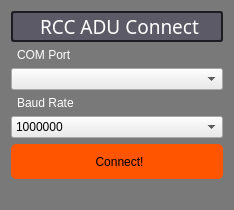
<?xml version="1.0" encoding="UTF-8"?>
<ui version="4.0">
 <class>RCC_startup</class>
 <widget class="QWidget" name="RCC_startup">
  <property name="geometry">
   <rect>
    <x>0</x>
    <y>0</y>
    <width>234</width>
    <height>210</height>
   </rect>
  </property>
  <property name="sizePolicy">
   <sizepolicy hsizetype="Fixed" vsizetype="Fixed">
    <horstretch>0</horstretch>
    <verstretch>0</verstretch>
   </sizepolicy>
  </property>
  <property name="minimumSize">
   <size>
    <width>234</width>
    <height>210</height>
   </size>
  </property>
  <property name="maximumSize">
   <size>
    <width>234</width>
    <height>210</height>
   </size>
  </property>
  <property name="windowTitle">
   <string>Form</string>
  </property>
  <property name="styleSheet">
   <string notr="true">background-color: rgb(121, 121, 121);</string>
  </property>
  <layout class="QFormLayout" name="formLayout">
   <item row="0" column="0" colspan="2">
    <widget class="QLabel" name="Title">
     <property name="font">
      <font>
       <family>Arial Black</family>
       <pointsize>14</pointsize>
       <weight>10</weight>
       <italic>false</italic>
       <bold>false</bold>
      </font>
     </property>
     <property name="styleSheet">
      <string notr="true">font: 87 14pt &quot;Arial Black&quot;;
background-color: rgba(86, 81, 100, 200);
color: rgb(255, 255, 255);
border-radius: 3px;
border: 2px solid rgb(27, 29, 35);
padding-left: 5px;</string>
     </property>
     <property name="text">
      <string>RCC ADU Connect</string>
     </property>
     <property name="alignment">
      <set>Qt::AlignCenter</set>
     </property>
    </widget>
   </item>
   <item row="1" column="0" colspan="2">
    <widget class="QLabel" name="COM_Port_Label">
     <property name="styleSheet">
      <string notr="true">font: 87 12pt &quot;Arial Black&quot;;
color: rgb(255, 255, 255);
padding-left: 3px;
</string>
     </property>
     <property name="text">
      <string>COM Port</string>
     </property>
    </widget>
   </item>
   <item row="2" column="0" colspan="2">
    <widget class="QComboBox" name="COM_Port_comboBox">
     <property name="styleSheet">
      <string notr="true">font: 12pt &quot;Arial Narrow&quot;;
background-color: rgb(235, 235, 235);</string>
     </property>
     <property name="currentText">
      <string extracomment="COM Port"/>
     </property>
     <property name="maxCount">
      <number>10</number>
     </property>
    </widget>
   </item>
   <item row="3" column="0" colspan="2">
    <widget class="QLabel" name="Baud_Rate_Label">
     <property name="styleSheet">
      <string notr="true">font: 87 12pt &quot;Arial Black&quot;;
color: rgb(255, 255, 255);
padding-left: 3px;
</string>
     </property>
     <property name="text">
      <string>Baud Rate</string>
     </property>
    </widget>
   </item>
   <item row="4" column="0" colspan="2">
    <widget class="QComboBox" name="Baud_Rate_comboBox">
     <property name="autoFillBackground">
      <bool>false</bool>
     </property>
     <property name="styleSheet">
      <string notr="true">font: 12pt &quot;Arial Narrow&quot;;
background-color: rgb(235, 235, 235);</string>
     </property>
     <property name="currentText">
      <string extracomment="COM Port">1000000</string>
     </property>
     <property name="maxCount">
      <number>10</number>
     </property>
     <item>
      <property name="text">
       <string>1000000</string>
      </property>
     </item>
     <item>
      <property name="text">
       <string>460800</string>
      </property>
     </item>
     <item>
      <property name="text">
       <string>230400</string>
      </property>
     </item>
     <item>
      <property name="text">
       <string>115200</string>
      </property>
     </item>
     <item>
      <property name="text">
       <string>57600</string>
      </property>
     </item>
     <item>
      <property name="text">
       <string>38400</string>
      </property>
     </item>
     <item>
      <property name="text">
       <string>9600</string>
      </property>
     </item>
    </widget>
   </item>
   <item row="5" column="0" colspan="2">
    <widget class="QPushButton" name="Connect_Button">
     <property name="minimumSize">
      <size>
       <width>0</width>
       <height>35</height>
      </size>
     </property>
     <property name="autoFillBackground">
      <bool>true</bool>
     </property>
     <property name="styleSheet">
      <string notr="true">font: 87 12pt &quot;Arial Black&quot;;
background-color: rgb(255, 85, 0);
border-radius: 5px;
padding-left: 5px;
</string>
     </property>
     <property name="text">
      <string>Connect!</string>
     </property>
     <property name="checkable">
      <bool>true</bool>
     </property>
    </widget>
   </item>
  </layout>
 </widget>
 <resources/>
 <connections/>
</ui>
